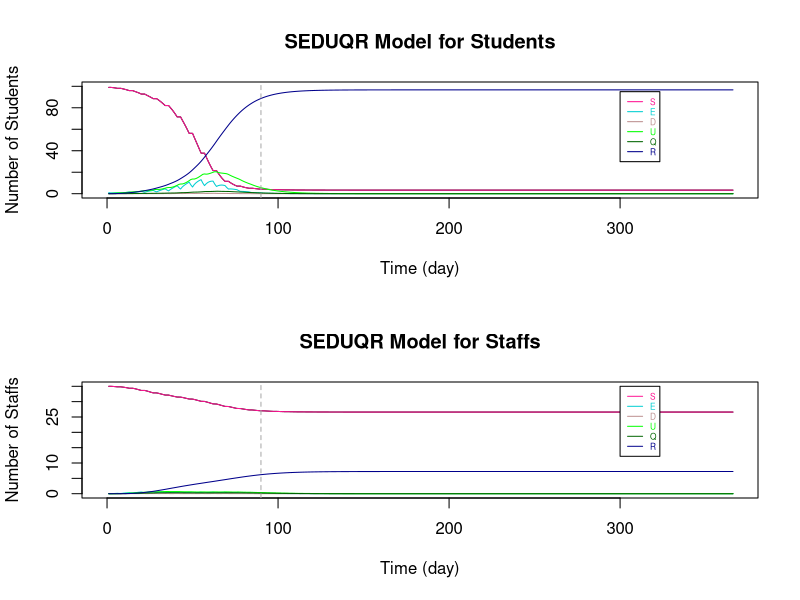

This chart was generated by the following R code:
# Sensibility Analysis - alpha

###################################################################################################################

# Parameters
Ta = matrix(c(0.64,1), nrow = 2) # transmissibility of student and staff
Ca = matrix(c(0.79,1), nrow = 1)  # susceptibility of student and staff
tau = c(0.54, 0.54/2)  # individual transmission rate within and outside the bubble
# set p: the transmission rate: 
p1 = Ta %*% Ca
# p = (student-student same bubble, student-student different, staff-student, student-staff, staff-staff both teaching same or different bubbles)
p = c(p1[1,1]*tau[1], p1[1,1]*tau[2], p1[2,1]*tau[2], p1[1,2]*tau[2], p1[2,2]*tau[2]) #RHO

a = 0.24  # ALPHA: rate from latent to infection
d = c(0.1,0.3) # d:probability of an infection is detectable/symptomatic for student and staff
e = 0.138 # EPSILON: the relative transmission for undetectable compared to detectable
o = 0.75  # THETA: rate of getting quanrantined 
y = 0.1 # GAMMA:recovery rate (differ by age and compartments)

r.values = c(9,3,10,3,3)  # r:contact r people (should be changing with time), in the same order as p (RHO)

T = 366
N = 10 # student number in each bubble


###################################################################################################################

# Define dataframe - students bubbles 1-10 and total staff
# Define array 
B <- matrix(rep(0), T, 7)
A <- array(rep(B), dim = c(T, 7, 11))

A[,1,] <- 10 #  S
A[,7,] <- 10 #  N
A[,1,11] <- 30  # 30 staffs are S initially
A[,7,11] <- 55 #  55 staffs in total (20 of them work from home)
A[1,,1] <- c(9,1,0,0,0,0,10)   # initials

dimnames(A) <- list(1:T, c("S","E","D","U","Q","R","N"), c(sprintf("B%d", 1:10),"Staff"))  # name the array

head(A)
da_alpha2 <- as.data.frame(A)

###################################################################################################################

# Set initials
S <- matrix(rep(0), T+1, 10)
E <- matrix(rep(0), T+1, 10)
D <- matrix(rep(0), T+1, 10)
U <- matrix(rep(0), T+1, 10)
Q <- matrix(rep(0), T+1, 10)
R <- matrix(rep(0), T+1, 10)
r <- matrix(rep(0), T+1, 10)

S.Staff=S1=S2=S3=S4=S5=S6=S
E.Staff=E1=E2=E3=E4=E5=E6=E
D.Staff=D1=D2=D3=D4=D5=D6=D
U.Staff=U1=U2=U3=U4=U5=U6=U
Q.Staff=Q1=Q2=Q3=Q4=Q5=Q6=Q
R.Staff=R1=R2=R3=R4=R5=R6=R
r1=r2=r3=r4=r5=r

S5.diff=S2.diff=S
E5.diff=E2.diff=E
D5.diff=D2.diff=D
U5.diff=U2.diff=U
R5.diff=R2.diff=R
r5.diff=r2.diff=r

S.Staff.change = S.Staff

# Staff replacement
Staff.School = S.Staff  
Staff.rp = S.Staff  

# Tutorial Group
S.Std_Std = S
S.Std1=S.Std2=S
S.Stf=E.Stf=D.Stf=U.Stf=Q.Stf=R.Stf=S


###################################################################################################################
# The Symbols for the Dynamic system 

# STUDENTS
# S, E, D, U, Q, R : (without subscript of numbers) TOTAL number of students in each compartment (for an individual bubble)

# S1, E1, D1, U1, Q1, R1: TOTAL number of students in each compartments with ONLY the intractions WITHIN bubbles (for an individual bubble)

# S2.diff, E2.diff, D2.diff, U2.diff, R2.diff : TOTAL number of students that are not in the specified bubble (for an individual bubble)

# S2, E2, D2, U2, Q2, R2: CHANGE of number of students in each compartments by BETWEEN-BUBBLES interactions (for an individual bubble)

# S3, E3, D3, U3, Q3, R3 : CHANGE of number of students in each compartments by their teaching staffs (for an individual bubble)

# STAFFS
# S.Staff, E.Staff, D.Staff, U.Staff, Q.Staff, R.Staff : (without subscript of numbers) TOTAL number of STAFF in each compartment (for those teaching an individual bubble)

# S4, E4, D4, U4, Q4, R4: CHANGE of number of staffs in each compartments by the students they teach (for those teaching an individual bubble)

# S5.diff, E5.diff, D5.diff, U5.diff, R5.diff : TOTAL number of staffs that are not teaching the specified bubble (for those teaching an individual bubble)

# S5, E5, D5, U5, Q5, R5 : CHANGE of number of staffs in each compartments by staffs teaching other bubbles (for those teaching an individual bubble)

# S6, E6, D6, U6, Q6, R6 : CHANGE of number of staffs in each compartments by the staffs teaching the same bubble (for those teaching an individual bubble)

# r are the number of sesceptible contacts that an infection case would contact (vary with situations)

# Staff.School : the number of staff at school of teaching each bubble

# Staff.rp : the number of staff that can come to teach the bubble that were working from home

# TUTOR GROUP

# S.Std_Std : CHANGE of number of student in tutor group by infections within tutor group

# S.Std1 : CHANGE of number of student in bubble j by infections within tutor group

# S.Std2 : CHANGE of number of student in bubble j by infections from the tutor

# S.Stf, E.Stf, D.Stf, U.Stf, Q.Stf, R.Stf : Total number of tutors being infected in tutor group j

###################################################################################################################

# i : time step start from 1 
# j : bubble number 1 to 10

for (i in 1:T){
  for (j in 1:10){  
    
    ###### For STUDENTS
    
    # initals
    S[1,j] =  da_alpha2[1,paste("S.B", j, sep = "")]
    E[1,j] =  da_alpha2[1,paste("E.B", j, sep = "")]
    D[1,j] =  da_alpha2[1,paste("D.B", j, sep = "")]
    U[1,j] =  da_alpha2[1,paste("U.B", j, sep = "")]
    Q[1,j] =  da_alpha2[1,paste("Q.B", j, sep = "")]
    R[1,j] =  da_alpha2[1,paste("R.B", j, sep = "")]
    
    # STUDENT to STUDENT in the SAME BUBBLE
    S1[1,j] =  da_alpha2[1,paste("S.B", j, sep = "")]
    E1[1,j] =  da_alpha2[1,paste("E.B", j, sep = "")]
    D1[1,j] =  da_alpha2[1,paste("D.B", j, sep = "")]
    U1[1,j] =  da_alpha2[1,paste("U.B", j, sep = "")]
    Q1[1,j] =  da_alpha2[1,paste("Q.B", j, sep = "")]
    R1[1,j] =  da_alpha2[1,paste("R.B", j, sep = "")]
    r1[1,j] =  S[1,j]  # number of contact depends on how many S in the bubble
    
    # This formula comes from the dynamic equations (in powerpoint slide 4)
    S1[i+1,j] = S[i,j] - r1[i,j]*p[1]*(D[i,j]+e*U[i,j])
    E1[i+1,j] = E[i,j] + r1[i,j]*p[1]*(D[i,j]+e*U[i,j]) - a*E[i,j]
    D1[i+1,j] = D[i,j] + a*d[1]*E[i,j] - o*D[i,j]
    U1[i+1,j] = U[i,j] + a*(1-d[1])*E[i,j] - y*U[i,j]
    Q1[i+1,j] = Q[i,j] + o*D[i,j] - y*Q[i,j]
    R1[i+1,j] = R[i,j] + y*(Q[i,j]+U[i,j])
    r1[i+1,j] = S[i,j] 
    
    
    # STUDENT to STUDENT in DIFFERENT BUBBLES #
    # number of contact for each individual in bubble j to students in other bubbles
    r2.diff[1,j] =  3  # each student in j contact 3 students in other bubbles
    r2.diff[i+1,j] = r2.diff[i,j]    
    # the total number of contacts of the students in bubble j
    m = round(r2.diff[i,j]*(S[i,j]))  # only Susceptible individuals in j might be infected by students in other bubbles
    
    # inital values of total number of students at school not in bubble j
    # (only S,E,D,U are at school, currently not considered recovery come back to school yet)
    S2.diff[1,j] = 90
    E2.diff[1,j] = 0
    D2.diff[1,j] = 0
    U2.diff[1,j] = 0
    R2.diff[1,j] = 0
    
    # Subset for S,E,D,U compartments of all bubbles 
    all.S = (c(1:ncol(da_alpha2)) %% 7) == 1
    all.E = (c(1:ncol(da_alpha2)) %% 7) == 2
    all.D = (c(1:ncol(da_alpha2)) %% 7) == 3
    all.U = (c(1:ncol(da_alpha2)) %% 7) == 4
    all.R = (c(1:ncol(da_alpha2)) %% 7) == 6
    
    #total number of students at school not in bubble j (and not staff: the reason of removing the last column)
    # The number of S, E, D, U at time i, different to bubble j
    S2.diff[i,j] = round(sum((da_alpha2[i,(all.S)][,-j])[,c(1:ncol(da_alpha2[i,(all.S)][,-j])-1)]))
    E2.diff[i,j] = round(sum((da_alpha2[i,(all.E)][,-j])[,c(1:ncol(da_alpha2[i,(all.E)][,-j])-1)]))
    D2.diff[i,j] = round(sum((da_alpha2[i,(all.D)][,-j])[,c(1:ncol(da_alpha2[i,(all.D)][,-j])-1)]))
    U2.diff[i,j] = round(sum((da_alpha2[i,(all.U)][,-j])[,c(1:ncol(da_alpha2[i,(all.U)][,-j])-1)]))
    R2.diff[i,j] = round(sum((da_alpha2[i,(all.R)][,-j])[,c(1:ncol(da_alpha2[i,(all.R)][,-j])-1)]))
    
    # make a list of S, E, D, U not in bubble j (the times of repeat is the number of students in each compartment)
    list = c(rep("S", S2.diff[i,j]), rep("E", E2.diff[i,j]), rep("D", D2.diff[i,j]), rep("U", U2.diff[i,j]), rep("R", R2.diff[i,j]))
    
    #count the number of S,E,D,U that students in j contacted to
    # " sample(list, m, replace = TRUE) ": Randomly select m from list
    set.seed(123)
    countS = sum((sample(list, m, replace = TRUE))=="S") # for students in bubble j: the number of contact outside bubble j are S
    countE = sum((sample(list, m, replace = TRUE))=="E") # for students in bubble j: the number of contact outside bubble j are E
    countD = sum((sample(list, m, replace = TRUE))=="D") # for students in bubble j: the number of contact outside bubble j are D
    countU = sum((sample(list, m, replace = TRUE))=="U") # for students in bubble j: the number of contact outside bubble j are U
    countR = sum((sample(list, m, replace = TRUE))=="R") # for students in bubble j: the number of contact outside bubble j are R
    
    
    # The number of change in S and E compartments by interactions from other bubbles to bubbles j (only the partial effect)
    # initial (no intractions between bubbles at time 1)
    S2[1,j] = 0
    E2[1,j] = 0
    
    # The change in S and E for bubble j only depends on the number of:
    # 1. (   susceptible students in bubble j: r1[i,j] = S[i,j]   ) and 
    # 2. (   number of detectable/symtomatic and undetectable/asymtomatic that are contacted in other bubbles: countD+e*countU   
    #                                                        -- e is because the effectiveness on D and U in infection rate are different)
    S2[i+1,j] = -p[2]*(countD+e*countU)  # Only the change because of other bubbles
    E2[i+1,j] = p[2]*(countD+e*countU)  # Only the change because of other bubbles, so those Es goes into D/U compartments are included in E1
    
    
    # STAFF to STUDENTs they teach 
    # initial - there is no change of S and E initially
    S3[1,j] = 0
    E3[1,j] = 0
    r3[1,j] = r.values[3]
    
    # The change in S and E for bubble j depends on the number of D and U of staffs
    S3[i+1,j] = - r1[i,j]*p[3]*(D.Staff[i,j]+e*U.Staff[i,j])   
    E3[i+1,j] = r1[i,j]*p[3]*(D.Staff[i,j]+e*U.Staff[i,j])  
    r3[i+1,j] =  S[i,j]
    
    
    
    ### TUTOR GROUP
    
    # STUDENTs TO STUDENTs in the same tutorial group
    
    # A tutor group contains 2 bubbles of students and a staff that is not teaching the bubbles
    # With the tutor meeting of 15mins and a typical school day of 6 hours, the time length of contact is 1/24 of that in a bubble
    # initial (S.Std_Std is the change of S in tutor group j with students in both bubble j and 11-j)
    S.Std_Std[1,] = c(rep(0,10))  # S.Std_Std : total change of students in tutor group
    S.Std1[1,] = c(rep(0,10))
    
    
    # The change of S for tutor group j with students in both bubble j and 11-j
    if (j <= 5){ # 5 tutor groups in total
      S.Std_Std[i+1,j] = - (S[i,j]+S[i,11-j])*p[1]*((D[i,j]+e*U[i,j])+(D[i,11-j]+e*U[i,11-j]))*1/24
      
      # As the change is less than 0.5, separate the new cases of infections according to the percentage of S in each bubble
      if (S[i,j]+S[i,11-j] > 0){
        S.Std1[i+1,j] = S.Std_Std[i+1,j]*S[i,j]/(S[i,j]+S[i,11-j])  # S.Std1 : total change of students in  bubble j by having tutor group
        S.Std1[i+1,11-j] = S.Std_Std[i+1,j]*S[i,11-j]/(S[i,j]+S[i,11-j])
      }
      
      else{
        S.Std1[i+1,j] = 0
        S.Std1[i+1,11-j] = 0
      }
    }
    
    else{ # avoid to count the infections twice
    }
    
    
    # STAFF TO STUDENTs in the same tutorial group
    
    # There is only 1 staff for each tutor group
    # S.Std2 : the change of studnets in bubble j by infections from the tutor
    # initial - there is no change of S and E initially
    S.Std2[1,] = c(rep(0,10)) 
    
    # The change of S for tutor group j with students in both bubble j and 11-j
    if (j <= 5){ # 5 tutor groups in total
      if (S[i,j]+S[i,11-j] > 0){
        S.Std2[i+1,j] = - ((S[i,j]+S[i,11-j])*p[3]*(D.Stf[i,j]+e*U.Stf[i,j])*1/24)*(S[i,j]/(S[i,j]+S[i,11-j]))
        S.Std2[i+1,11-j] = - ((S[i,j]+S[i,11-j])*p[3]*(D.Stf[i,j]+e*U.Stf[i,j])*1/24)*(S[i,11-j]/(S[i,j]+S[i,11-j]))
      }
      
      else{
        S.Std2[i+1,j] = 0
        S.Std2[i+1,11-j] = 0
      }
    }
    
    else{ # avoid to count the infections twice
    }
    
    
    
    # TOTAL on STUDNETS 
    if (S1[i+1,j] + S2[i+1,j] + S3[i+1,j] + S.Std1[i+1,j] + S.Std2[i+1,j] >= 0){   # The total number of S has to be >= 0
      S[i+1,j] = S1[i+1,j] + S2[i+1,j] + S3[i+1,j] + S.Std1[i+1,j] + S.Std2[i+1,j]
      E[i+1,j] = E1[i+1,j] + E2[i+1,j] + E3[i+1,j] - S.Std1[i+1,j] - S.Std2[i+1,j]
    }
    else {  # If not, S = 0, 
      #         E = previous (time step) amout of E - the same amount of students reduced in S compartment - those move to the next compartments
      S[i+1,j] = 0
      E[i+1,j] = E[i,j] - (S[i+1,j]-S[i,j]) - a*E[i,j]
    }
    
    D[i+1,j] = D1[i+1,j]
    U[i+1,j] = U1[i+1,j]
    Q[i+1,j] = Q1[i+1,j]
    R[i+1,j] = R1[i+1,j]
    
    
    ###### For STAFF
    
    # Assume there are 55 staffs in total, initially 30 of them teach students. 
    # The overall effect on STAFF (stdent -> staff  &   staff -> staff in same / different bubble)
    
    # initials
    S.Staff[1,] =  3
    E.Staff[1,] =  0
    D.Staff[1,] =  0
    U.Staff[1,] =  0
    Q.Staff[1,] =  0
    R.Staff[1,] =  0
    
    # STUDENT to STAFF
    # initials
    S4[1,j] = 0
    r4[1,j] = r.values[4]  
    
    # Only S and E compartments will change directly by the infection cause by studnets (E3 = -S3)
    S4[i+1,j] = - r4[i]*p[4]*(D[i,j]+e*U[i,j])
    r4[i+1,j] = S.Staff[i,j]
    
    
    # STAFF to STAFF (teach same bubble)
    # initials
    S6[1,j] = 0
    
    # Only S and E compartments will change directly by the infection cause by staffs teach same bubble (E6 = -S6)
    S6[i+1,j] = - r4[i]*p[5]*(D.Staff[i,j]+e*U.Staff[i,j])
    
    
    # STAFF to STAFF (teach different bubbles)
    # number of contact for each individual staff teach bubble j to the staffs teach other bubbles
    r5.diff[1,j] =  3  # each staff teach j contact 3 staffs teach other bubbles
    r5.diff[i+1,j] = r5.diff[i,j]    
    # the total number of contacts of the students in bubble j
    m.Staff = round(r5.diff[i,j]*(S.Staff[i,j]))  # only Susceptible staffs in j might be infected 
    
    # inital values of total number of staff at school not teach bubble j
    # (only S,E,D,U are at school, currently not considered recovery come back to school yet)
    S5.diff[1,] = 27
    E5.diff[1,] = 0
    D5.diff[1,] = 0
    U5.diff[1,] = 0
    R5.diff[1,] = 0
    
    # The number of S, E, D, U at time i, not teaching to bubble j
    S5.diff[i,j] = round(sum(S.Staff[i,])-S.Staff[i,j])
    E5.diff[i,j] = round(sum(E.Staff[i,])-E.Staff[i,j])
    D5.diff[i,j] = round(sum(D.Staff[i,])-D.Staff[i,j])
    U5.diff[i,j] = round(sum(U.Staff[i,])-U.Staff[i,j])
    R5.diff[i,j] = round(sum(R.Staff[i,])-R.Staff[i,j])
    
    # make a list of S, E, D, U not teach bubble j (the times of repeat is the number of staff in each compartment)
    list.Staff = c(rep("S", S5.diff[i,j]), rep("E", E5.diff[i,j]), rep("D", D5.diff[i,j]), rep("U", U5.diff[i,j]), rep("R", R5.diff[i,j]))
    
    #count the number of S,E,D,U that staffs teaching bubble j contacted to
    # " sample(list.Staff, m.Staff, replace = TRUE) ": Randomly select m.Staff from list
    set.seed(123)
    count.StaffS = sum((sample(list.Staff, m.Staff, replace = TRUE))=="S") # for students in bubble j: the number of contact outside bubble j are S
    count.StaffE = sum((sample(list.Staff, m.Staff, replace = TRUE))=="E") # for students in bubble j: the number of contact outside bubble j are E
    count.StaffD = sum((sample(list.Staff, m.Staff, replace = TRUE))=="D") # for students in bubble j: the number of contact outside bubble j are D
    count.StaffU = sum((sample(list.Staff, m.Staff, replace = TRUE))=="U") # for students in bubble j: the number of contact outside bubble j are U
    count.StaffR = sum((sample(list.Staff, m.Staff, replace = TRUE))=="R") # for students in bubble j: the number of contact outside bubble j are R
    
    # The number of change in S and E compartments by staffs teach j and other staffs contacts
    # initial (no transmission at time 1)
    S5[1,j] = 0
    
    # The change in S and E for staffs teach bubble j only depends on the number of:
    # 1. (   susceptible staffs teach bubble j: r5[i,j] = S.Staff[i,j]   ) and 
    # 2. (   number of detectable/symtomatic and undetectable/asymtomatic staffs teach other bubbles: count.StaffD+e*count.StaffU
    #                                                        -- e is because the effectiveness on D and U in infection rate are different)
    S5[i+1,j] = - p[5]*(count.StaffD+e*count.StaffU)  # Only the change because of staff teach other bubbles
    # E5 = -S5
    
    
    # TUTOR GROUP
    
    # The STUDENTS in the tutor group to STAFF
    # Assume for tutor group 1-5, the tutor is not teaching any bubbles
    # There is no staff to replace tutor if he is infected, but he will work again when he has recovered
    # initial - there is no change of S and E initially
    S.Stf[1,] = c(rep(1,5), rep(0,5)) 
    E.Stf[1,] = D.Stf[1,] = U.Stf[1,] = Q.Stf[1,] = R.Stf[1,] = rep(0,10)
    
    
    # The total number of S for staff in tutor group j 
    if (j <= 5){ # 5 tutor groups in total
      if (S.Stf[i,j] > 0){
        S.Stf[i+1,j] = S.Stf[i,j] - S.Stf[i,j]*p[4]*((D[i,j]+e*U[i,j])+(D[i,11-j]+e*U[i,11-j]))*1/24
      }
      
      else{
        S.Stf[i+1,j] = 0
      }
    }
    
    else{ # avoid to count the infections twice
      S.Stf[i+1,j] = 0
    }
    
    E.Stf[i+1,j] = E.Stf[i,j] + (S.Stf[i+1,j] - S.Stf[i,j]) - a*E.Stf[i,j]
    D.Stf[i+1,j] = D.Stf[i,j] + a*d[1]*E.Stf[i,j] - o*D.Stf[i,j]
    U.Stf[i+1,j] = U.Stf[i,j] + a*(1-d[1])*E.Stf[i,j] - y*U.Stf[i,j]
    Q.Stf[i+1,j] = Q.Stf[i,j] + o*D.Stf[i,j] - y*Q.Stf[i,j]
    R.Stf[i+1,j] = R.Stf[i,j] + y*(Q.Stf[i,j]+U.Stf[i,j])
    
    
    # TOTAL on STAFF
    # the total change of staff
    
    S.Staff.change[1,j] = 0
    S.Staff.change[i+1,j] = -(S4[i+1,j] + S5[i+1,j] + S6[i+1,j])    
    
    # With larger number in each group, remove the overlapping cases of new infection by:
    # (There might be chance an individual staff is infected by both students he teach and other staff he contact with)
    # Here, use randomly choosing to reduce the overlapping change effect
    # # # count.StaffS_overlap = - round(S3[i+1,j] + S5[i+1,j] + S6[i+1,j]) # the infected cases/the change in S (with overlap)
    
    # This formula comes from the dynamic equations (in powerpoint slide 4)
    S.Staff[i+1,j] = S.Staff[i,j] - S.Staff.change[i+1,j]
    E.Staff[i+1,j] = E.Staff[i,j] + S.Staff.change[i+1,j] - a*E.Staff[i,j]
    D.Staff[i+1,j] = D.Staff[i,j] + a*d[2]*E.Staff[i,j] - o*D.Staff[i,j]
    U.Staff[i+1,j] = U.Staff[i,j] + a*(1-d[2])*E.Staff[i,j] - y*U.Staff[i,j]
    Q.Staff[i+1,j] = Q.Staff[i,j] + o*D.Staff[i,j] - y*Q.Staff[i,j]
    R.Staff[i+1,j] = R.Staff[i,j] + y*(Q.Staff[i,j]+U.Staff[i,j])
    
    
    # STAFF replacement (remove this part to see if there is no extra staff that teaching the same course)
    # We assume initially 30 out of 55 staffs are teaching bubbles and the other 20 staffs are working from home.
    # Assume each bubble has 3 teaching staff and 2 other staffs working from home that can teach the same course.
    # If one of the staff was teaching at school is isolated, a staff that is "teaching the same course" will come back to school and teach the bubble. (within 24h)
    # When an istolated staff is recovered, he will come back to school on the next day. (within 24h)
    # If that result in more than 3 staffs teaching the bubble, let some susceptible staffs to work from home.  
    # So, each bubble will have 3 teaching staffs until there are not enough staffs available.
    
    Staff.rp[1,j] = 2  # the staff can come to teach in the next day that are working from home
    Staff.School[1,j] = 3  # total number of staffs that are teaching the bubble
    Staff.School[i,j] = S.Staff[i,j] + E.Staff[i,j] + D.Staff[i,j] + U.Staff[i,j] + R.Staff[i,j]
    
    if (Staff.School[i,j] < 3) {  # if the number of staff teaching bubble j is less than 3
      
      if ((3 - Staff.School[i,j]) <= Staff.rp[i,j]) {  # if there are enough staff to come back and teach
        S.Staff[i+1,j] = S.Staff[i+1,j] + (3 - Staff.School[i,j])
        Staff.rp[i+1,j] = Staff.rp[i,j] - (3 - Staff.School[i,j])
      }
      
      else{  # if there is not enought staff to come back and teach
        S.Staff[i+1,j] = S.Staff[i+1,j] + Staff.rp[i,j]
        Staff.rp[i+1,j] = 0
      }
    }
    
    else{  
      if (round(Staff.School[i,j]) > 3) { # if after the staff combing back from isolation, there are more than 3 staffs teaching the bubble j
        S.Staff[i+1,j] = S.Staff[i+1,j] - (Staff.School[i,j] - 3)
        Staff.rp[i+1,j] = Staff.rp[i,j] + (Staff.School[i,j] - 3)
      } 
      
      else {# if there are 3 staffs teaching the bubble j
        S.Staff[i+1,j] = S.Staff[i+1,j]
        Staff.rp[i+1,j] = Staff.rp[i,j] 
      }
    }
    
    
    
    # The change on Weekends
    # There will not be new infections from 0 A.M. on Saturday till 0 A.M. on the following Monday
    
    offschool = c(seq(0,T,7)-1,seq(0,T,7)-0)
    
    if (!is.na(match(i, setdiff(0:T,offschool))) == TRUE){  #if time i is weekday
    }
    
    else{  #if time i is weekend
      S[i+1,j] = S[i,j]
      E[i+1,j] = E[i,j] - a*E[i,j]
      
      S.Staff[i+1,j] = S.Staff[i,j]
      E.Staff[i+1,j] = E.Staff[i,j] - a*E.Staff[i,j]
      
    }
    
    # Add the results of each time step i and each bubble j of each compartments to the dataframe da_alpha2
    da_alpha2[i,paste("S.B", j, sep = "")] <- S[i,j]
    da_alpha2[i,paste("E.B", j, sep = "")] <- E[i,j]
    da_alpha2[i,paste("D.B", j, sep = "")] <- D[i,j]
    da_alpha2[i,paste("U.B", j, sep = "")] <- U[i,j]
    da_alpha2[i,paste("Q.B", j, sep = "")] <- Q[i,j]
    da_alpha2[i,paste("R.B", j, sep = "")] <- R[i,j]
    
    da_alpha2[i,paste("S.", "Staff", sep = "")] <- sum(S.Staff[i,]) + sum(S.Stf[i,])
    da_alpha2[i,paste("E.", "Staff", sep = "")] <- sum(E.Staff[i,]) + sum(E.Stf[i,])
    da_alpha2[i,paste("D.", "Staff", sep = "")] <- sum(D.Staff[i,]) + sum(D.Stf[i,])
    da_alpha2[i,paste("U.", "Staff", sep = "")] <- sum(U.Staff[i,]) + sum(U.Stf[i,])
    da_alpha2[i,paste("Q.", "Staff", sep = "")] <- sum(Q.Staff[i,]) + sum(Q.Stf[i,])
    da_alpha2[i,paste("R.", "Staff", sep = "")] <- sum(R.Staff[i,]) + sum(R.Stf[i,])
    
    # Sum up the total dynamic of students for all bubbles
    da_alpha2$S.Student[i] <- sum(S[i,])
    da_alpha2$E.Student[i] <- sum(E[i,])
    da_alpha2$D.Student[i] <- sum(D[i,])
    da_alpha2$U.Student[i] <- sum(U[i,])
    da_alpha2$Q.Student[i] <- sum(Q[i,])
    da_alpha2$R.Student[i] <- sum(R[i,])
    da_alpha2$N.Student[i] <- 100
    
  }
}

# Add extra columns 
for (i in 1:T){
  
  # total number of Staffs working from home
  da_alpha2$Staff.rp[i] <- sum(Staff.rp[i,])  
  
  # reproduction rate Rt
  da_alpha2$Rt.Student[i] <- (da_alpha2$E.Student[i+1] + da_alpha2$D.Student[i+1] + da_alpha2$U.Student[i+1] + da_alpha2$Q.Student[i+1]) / 
    (da_alpha2$E.Student[i] + da_alpha2$D.Student[i] + da_alpha2$U.Student[i] + da_alpha2$Q.Student[i])
  
  da_alpha2$Rt.Staff[i] <- (da_alpha2$E.Staff[i+1] + da_alpha2$D.Staff[i+1] + da_alpha2$U.Staff[i+1] + da_alpha2$Q.Staff[i+1]) / 
    (da_alpha2$E.Staff[i] + da_alpha2$D.Staff[i] + da_alpha2$U.Staff[i] + da_alpha2$Q.Staff[i])
}



###################################################################################################################
# Plot SEDUQR graphs
par(mfrow=c(2, 1), lwd=1)

# Students
X_lim <- seq(1,T,by=1)
plot(da_alpha2$S.Student~X_lim, pch=15, col="black", main = "SEDUQR Model for Students", type = "l", xlab = "Time (day)", ylab = "Number of Students", xlim = c(0,T), ylim = c(0,100))

lines(da_alpha2$S.Student, col="DeepPink", lty=1)
lines(da_alpha2$E.Student, col="darkTurquoise", lty=1)
lines(da_alpha2$D.Student, col="RosyBrown", lty=1)
lines(da_alpha2$U.Student, col="green", lty=1)
lines(da_alpha2$Q.Student, col="darkgreen", lty=1)
lines(da_alpha2$R.Student, col="darkblue", lty=1)

legend(300, 95 ,c("S","E","D", "U", "Q", "R"),col=c("DeepPink","darkTurquoise","RosyBrown", "green", "darkgreen", "darkblue"),
       text.col=c("DeepPink","darkTurquoise","RosyBrown", "green", "darkgreen", "darkblue"),lty=c(1,1,1,1,1,1),
       cex=0.5)

abline(v=90,col="dark grey", lty=2)

# Staffs
X_lim <- seq(1,T,by=1)
plot(da_alpha2$S.Staff~X_lim, pch=15, col="black", main = "SEDUQR Model for Staffs", type = "l", xlab = "Time (day)", ylab = "Number of Staffs", xlim = c(0,T), ylim = c(0,35))

lines(da_alpha2$S.Staff, col="DeepPink", lty=1)
lines(da_alpha2$E.Staff, col="darkTurquoise", lty=1)
lines(da_alpha2$D.Staff, col="RosyBrown", lty=1)
lines(da_alpha2$U.Staff, col="green", lty=1)
lines(da_alpha2$Q.Staff, col="darkgreen", lty=1)
lines(da_alpha2$R.Staff, col="darkblue", lty=1)

legend(300, 35,c("S","E","D", "U", "Q", "R"),col=c("DeepPink","darkTurquoise","RosyBrown", "green", "darkgreen", "darkblue"),
       text.col=c("DeepPink","darkTurquoise","RosyBrown", "green", "darkgreen", "darkblue"),lty=c(1,1,1,1,1,1),
       cex=0.5)

abline(v=90,col="dark grey", lty=2)

